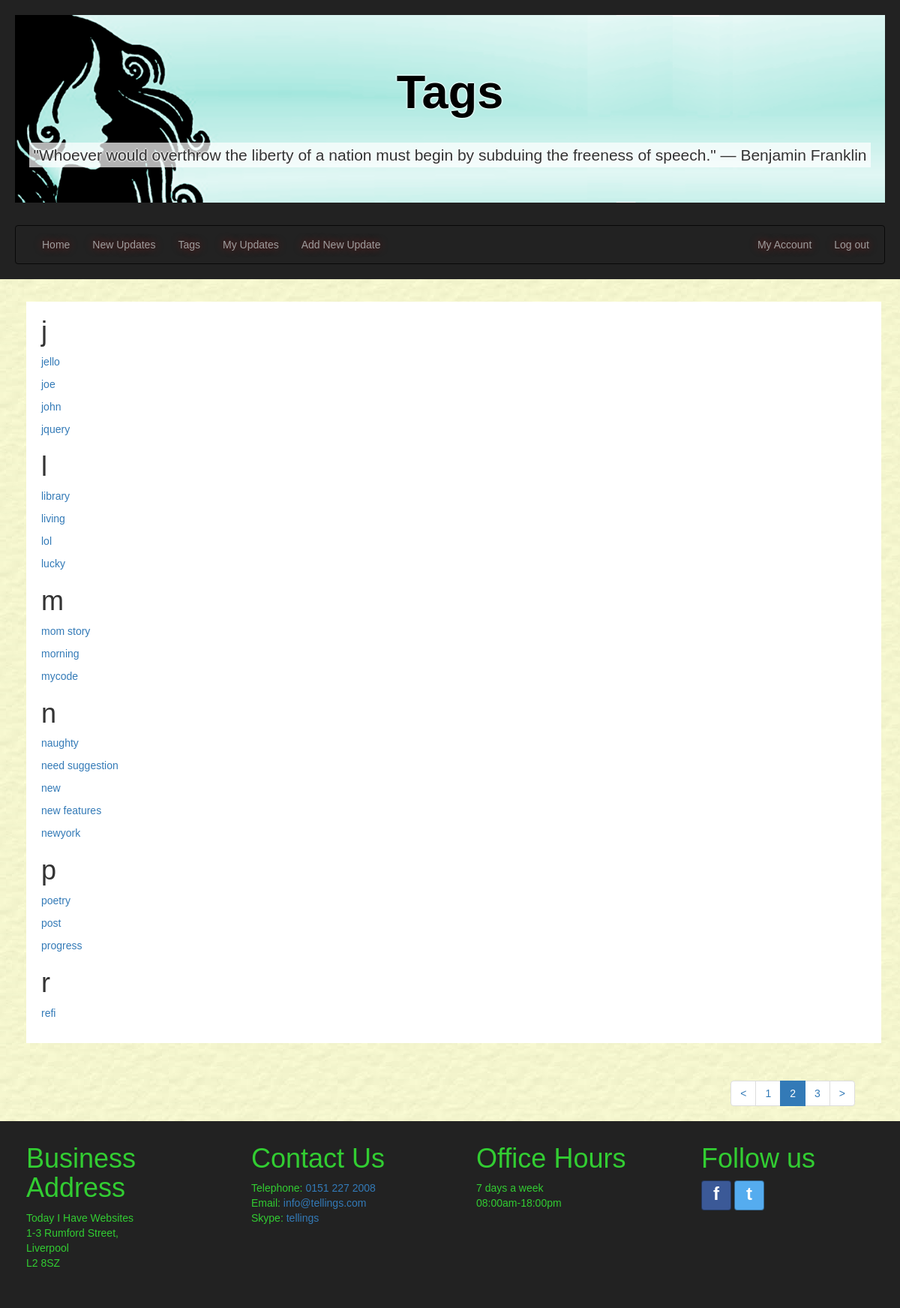
The page /tags/?page=2 (signed in) on the database as committed earlier.
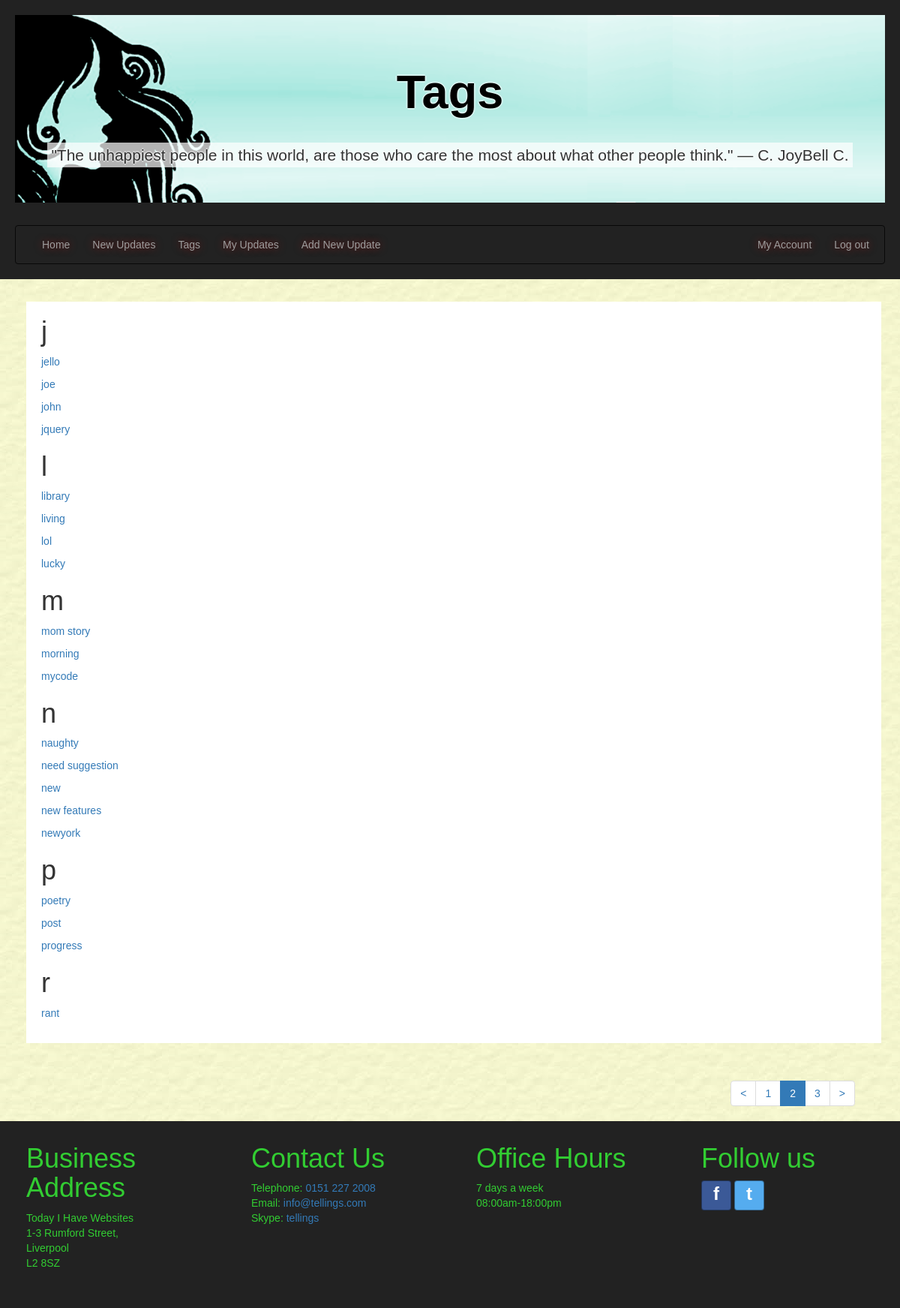
The same page on the database as committed later.
### tellings/models.py (models this page shows, shortened)
class Tag(models.Model):
    tagID = models.AutoField(primary_key=True, db_column='tagID')
    tagName = models.CharField(max_length=15)
    @property
    def first_char(self):
        return self.tagName[0]
    class Meta:
        ordering = ['tagName']
        verbose_name = "Tag"
        verbose_name_plural = "Tags"

### tellings/views.py (the view)
# urls.py: path('tags/', TagListView.as_view(), name='tags'),
class TagListView(LoginRequiredMixin, generic.ListView):
    model = Tag
    paginate_by = 20
    http_method_names = ['get', 'post']
    def get_context_data(self, **kwargs):
        context = super(TagListView, self).get_context_data(**kwargs)
        quote = get_random_quote()
        context['quote'] = quote
        return context

### tellings/templatetags/my_tags.py (called while the page is built)
@register.simple_tag(takes_context=True)
def param_replace(context, **kwargs):
    d = context['request'].GET.copy()
    for k, v in kwargs.items():
        d[k] = v
    for k in [k for k, v in d.items() if not v]:
        del d[k]
    return d.urlencode()

### tellings/views.py (called while the page is built)
def get_random_quote():
    secure_random = random.SystemRandom()
    random_quote = secure_random.choice(random_quotes)
    return _(random_quote)

### tellings/templates/tellings/tag_list.html (shortened to what this page needs)
{% extends 'tellings/base.html' %}
{% block headertitle1 %}Tags{% endblock headertitle1 %}
{% block content %}
  <div class="container-fluid main-content">
    <div class="container allUserUpdates" id="userUpdates">
      <div class="row tagDetails">
        {% if tag_list %}
          {% regroup tag_list by first_char as first_char_list %}
          {% for sort_by_first_char in first_char_list %}
            <h1>{{ sort_by_first_char.grouper }}</h1>
              {% for item in sort_by_first_char.list %}
                <p>
                  <a href="{% url 'tellings:newupdates' %}?tagName={{ item.tagName }}" name="{{ item.tagName }}">{{ item.tagName }}</a>
                </p>
              {% endfor %}
           {% endfor %}
        {% else %}
          <p>No results found.</p>
        {% endif %}
      </div>
    </div>
  </div>
{% endblock %}

### tellings/templates/tellings/base.html (shortened to what this page needs)
<!DOCTYPE html>
<html lang="en">
<head>
{% load static %}
  <link rel="stylesheet" href="{% static 'tellings/css/bootstrap.min.css' %}">
  <link rel="stylesheet" href="{% static 'tellings/css/bootstrap-tagsinput.css' %}">
  <link rel="stylesheet" href="{% static 'tellings/css/style.css' %}">
</head>
<body>
    <header class="header">
      <div id="title" class="jumbotron jumbotron-fluid">
        <h1>{% block headertitle1 %}Default title 1{% endblock headertitle1 %}</h1>
        {% if quote %}
            <span>{{quote}}</span>
        {% else %}
            <p>Just say it. It needs to be said sometime.</p>
        {% endif %}
      </div>
      <nav class="navbar navbar-inverse">
        <div class="container-fluid">
            {% include "tellings/includes/navbar.html" %}
        </div>
      </nav>
    </header>
    {% block content %}{% endblock %}
    {% block pagination %}
      {% if is_paginated %}
      {% load my_tags %}
      <div id="paginationDiv">
        <ul class="pagination pull-right">
          {% if page_obj.has_previous %}
            <li><a href="?{% param_replace page=page_obj.previous_page_number %}"><</a></li>
          {% else %}
            <li class="disabled"><span><</span></li>
          {% endif %}
          {% for i in paginator.page_range %}
            {% if i <= page_obj.number|add:2 and i >= page_obj.number|add:-2 %}
              {% if page_obj.number == i %}
                <li class="active"><span>{{ i }} <span class="sr-only">(current)</span></span></li>
              {% else %}
                <li><a href="?{% param_replace page=i %}">{{ i }}</a></li>
              {% endif %}
            {% endif %}
          {% endfor %}
          {% if page_obj.has_next %}
            <li><a href="?{% param_replace page=page_obj.next_page_number %}">></a></li>
          {% else %}
            <li class="disabled"><span>></span></li>
          {% endif %}
        </ul>
      </div>
      {% endif %}
    {% endblock %}
    <footer class="footer footerDivs">
      {% include "tellings/includes/footerContents.html" %}
    </footer>
</body>
</html>

### tellings/templates/tellings/includes/navbar.html (shortened to what this page needs)
<ul class="nav navbar-nav">
    <li class="nav-item">
        <a class="nav-link" href="{% url 'tellings:index' %}">Home</a>
    </li>
    {% if user.is_authenticated %}
    <li class="nav-item">
        <a class="nav-link" href="{% url 'tellings:newupdates' %}">New Updates</a>
    </li>
    <li class="nav-item">
        <a class="nav-link" href="{% url 'tellings:tags' %}">Tags</a>
    </li>
    <li class="nav-item">
        <a class="nav-link" href="{% url 'tellings:myupdates' %}">My Updates</a>
    </li>
    <li class="nav-item">
        <a class="nav-link" id="addUpdateBtn" href="javascript:void(0);">Add New Update</a>
    </li>
    {% endif %}
</ul>
<ul class="nav navbar-nav navbar-right">
{% if user.is_authenticated %}
      <li class="dropdown">
        <a class="dropdown-toggle" data-toggle="dropdown" href="#">My Account</a>
      </li>
    <li class="nav-item">
        <a href="{% url 'logout' %}" onclick="return $.confirm_logout();">Log out</a>
    </li>
{% endif %}
</ul>

### tellings/templates/tellings/includes/footerContents.html (shortened to what this page needs)
  <div class="col-sm-3 footerDivs">
    <h1>Business Address</h1>
    <p>Today I Have Websites<br />1-3 Rumford Street,<br /> Liverpool <br />L2 8SZ</p>
  </div>
  <div class="col-sm-3 footerDivs">
    <h1>Contact Us</h1>
    <p>Telephone: <a href="tel:01512272008">0151 227 2008</a><br />
       Email: <a href="mailto:info@tellings.com?Subject=Website%20contact" target="_top">info@tellings.com</a><br />
       Skype: <a href="skype:tellings?call">tellings</a>
	</p>
  </div>
  <div class="col-sm-3 footerDivs">
    <h1>Office Hours</h1>
    <p>7 days a week<br />08:00am-18:00pm</p>
  </div>
  <div class="col-sm-3 footerDivs">
    <h1>Follow us</h1>
    <p>
    <a class="btn btn-icon btn-facebook" href="https://www.facebook.com/westernapproachesHQ/">f</a>
    <a class="btn btn-icon btn-twitter" href="https://twitter.com/WestApproaches">t</a>
    </p>
  </div>

### tellings/static/tellings/css/style.css (style rules this page uses)
* { font-family: Arial, Helvetica, sans-serif; margin: 0; padding: 0; color: #333; }
body { background-image: url('../imgs/bgimage.jpg'); }
.header { position: relative; color:#000; text-shadow: -2px 0 rgba(255, 255, 255, 0.4), 0 2px rgba(255, 255, 255, 0.4), 2px 0 rgba(255, 255, 255, 0.4), 0 -2px rgba(255, 255, 255, 0.4); background-color:#222222; padding: 20px; text-align: center; }
.jumbotron { background-image: url('../imgs/todayIHave.png'); width: 100%; height: 100%; background-size: cover; }
.jumbotron h1 { padding: 10% 0% 3% 0%; }
.jumbotron span { font-size: 1.5em; padding: 5px; background-color: rgba(255,255,255,0.7); }
#title h1 { font-family: Arial, Helvetica, sans-serif; font-weight: bold; margin: 0px; padding-top: 20px; }
.navbar { margin: 0px; margin-bottom: 0px; text-shadow: 0px 0px 11px rgba(232,0,0,0.5); }
.container-fluid { margin: 0px; padding-left: 20px; padding-right: 20px; }
.main-content { min-height: 550px; }
.row { margin:0px; }
.footer { margin: 0px; overflow-y: auto; position: relative; clear: both; margin: 0px; }
.footer h1 { padding-top: 10px; padding-left: 20px; }
.footer p { color: #32CD32; padding-left:20px; }
.footerDivs { color:#32CD32; padding-bottom: 20px; background-color:#222222; margin:0; }
.tagDetails { margin-top: 30px; margin-bottom: 30px; padding: 20px; padding-top: 0px; background-color: #FFF; }
#paginationDiv { padding-left: 30px; padding-right: 60px; }
.btn-icon { position:relative; padding:0px; color:#FFF; padding:0px; height:40px; width:40px; font-size:24px; font-weight: bold; }
.btn-facebook { background-color:#3B5997; border-color:rgba(0,0,0,0.4); }
.btn-twitter { background-color:#55ACEF; border-color:rgba(0,0,0,0.4); }

Rows that differ between the two databases and show on the page:
no longer on this page (row unchanged): Tag: tagName "refi", shown under "r"
added Tag: tagName "rant", shown under "r"
Other text that changed with them:
{{ quote }}: "\"Whoever would overthrow the liberty of a nation must begin by subduing the freeness of speech.\" ― Benjamin Franklin" → "\"The unhappiest people in this world, are those who care the most about what other people think.\" ― C. JoyBell C."
